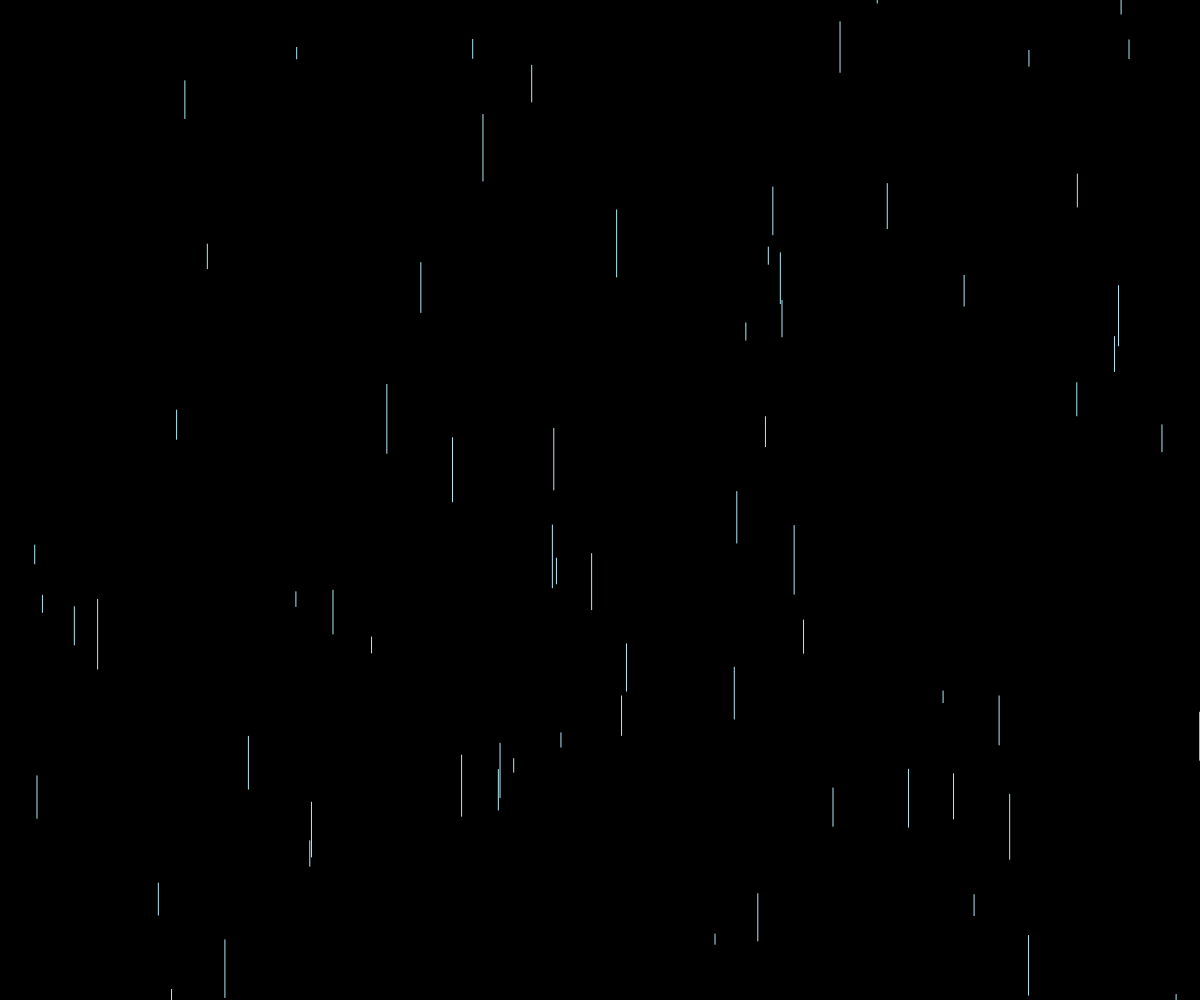
Frame 1 (no input)
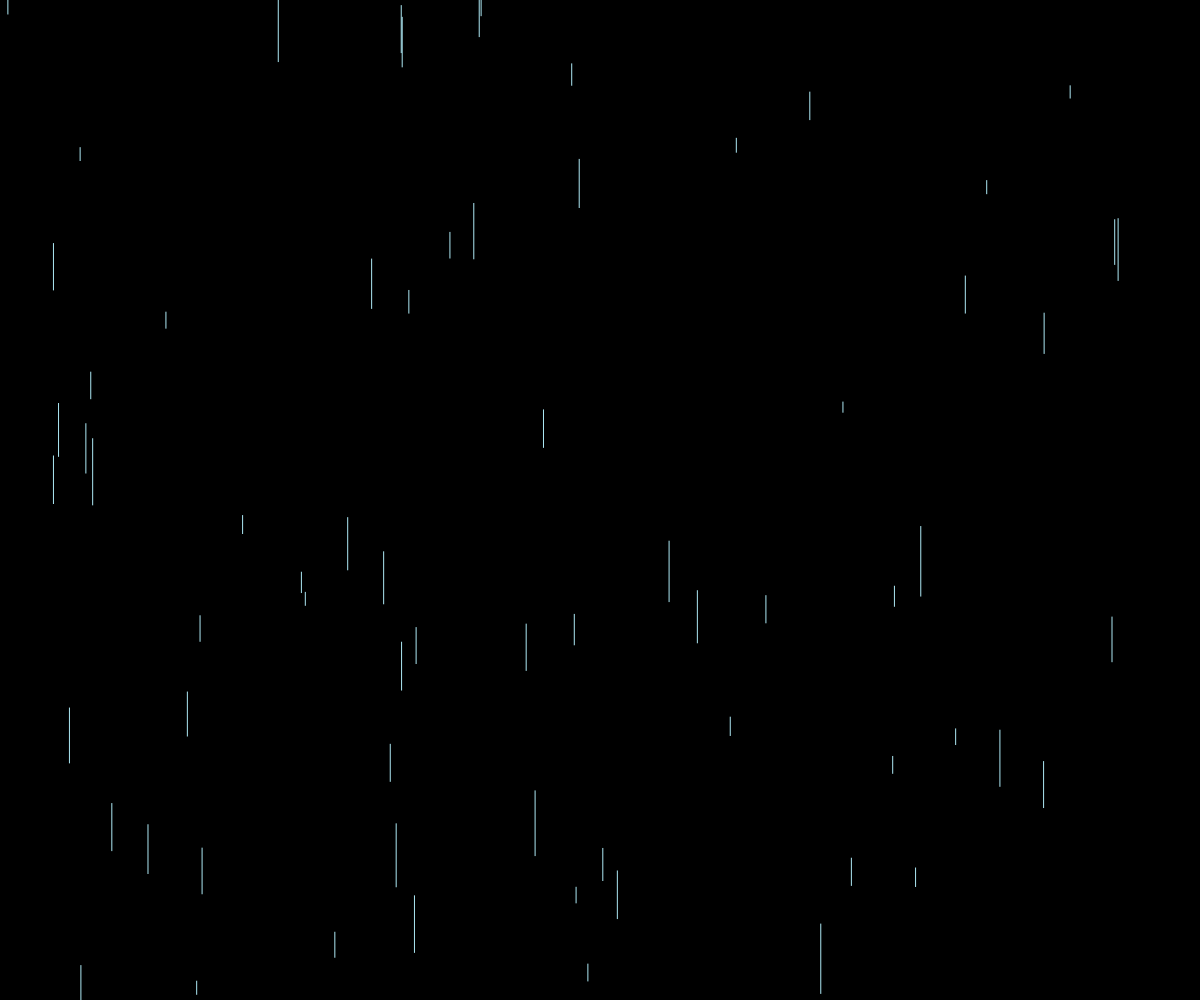
Frame 60 (no input)
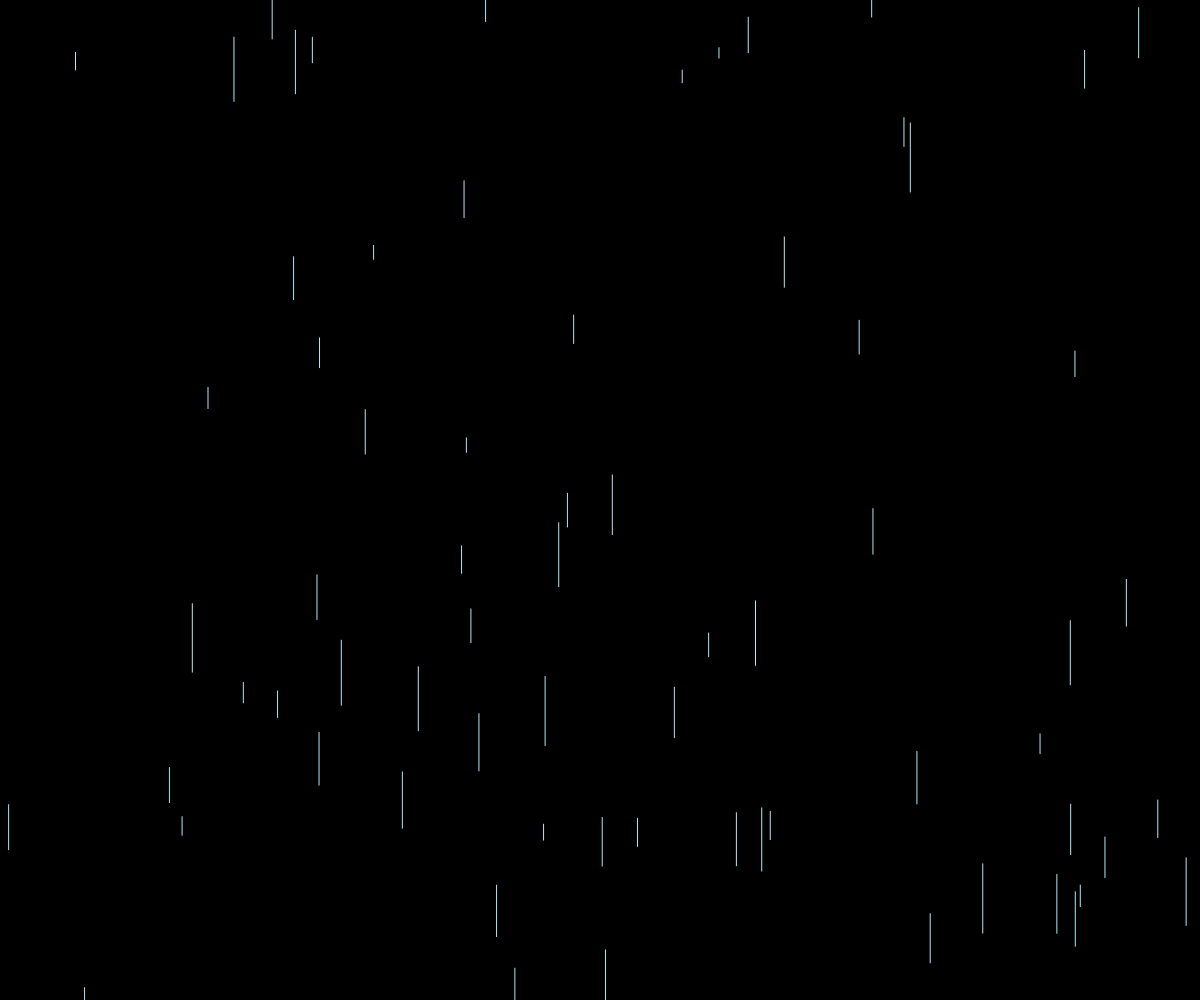
Frame 120 (the mouse pressed at the canvas centre since frame 60)

The p5.js sketch that drew these frames (run headless with seeded random() and noise() and a simulated clock; from frame 60 on, the mouse is pressed at the canvas centre):

// p5.js sketch
// ── sketch.js
function setup() {
	createCanvas(windowWidth, windowHeight);
  }
  
  function windowResized() {
	resizeCanvas(windowWidth, windowHeight);
  }
  
  function draw() {
	background(0);
	stroke(173, 232, 244); 
  
	for (let i = 0; i < 70; i++) {
	  let lunghezza = random(10, 70);
	  let gocciax = random(0, width);
	  let gocciay = random(-lunghezza, height);
	  strokeWeight(1);
	  line(gocciax, gocciay, gocciax, gocciay + lunghezza);
	}
  
	if (random(100) < 0.5) background(255);
  }
  
